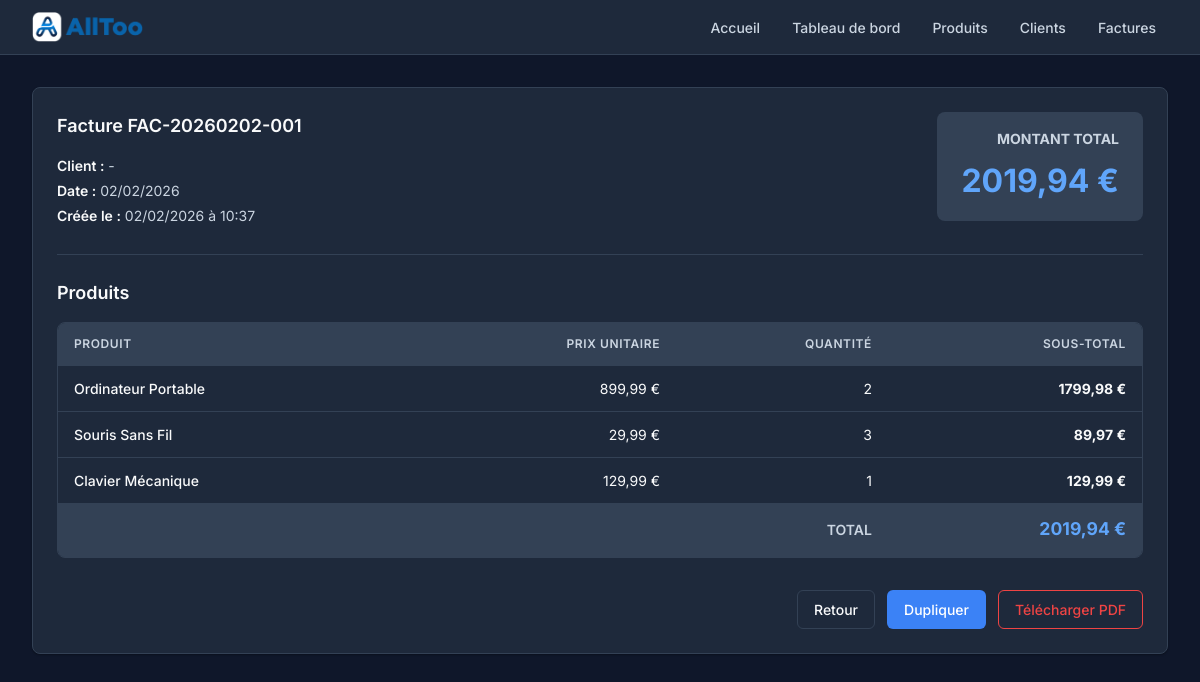
The page /factures/1/ on the database its author committed.
### invoices/models.py (models this page shows, shortened)
class Invoice(models.Model):
    client = models.ForeignKey(
        Client,
        on_delete=models.SET_NULL,
        null=True,
        blank=True,
        verbose_name="Client",
        related_name="invoices"
    )
    invoice_number = models.CharField(
        max_length=50,
        unique=True,
        verbose_name="Numéro de facture"
    )
    date = models.DateField(default=timezone.now, verbose_name="Date")
    total_amount = models.DecimalField(
        max_digits=10,
        decimal_places=2,
        default=0,
        verbose_name="Montant total"
    )
    include_vat = models.BooleanField(
        default=False,
        verbose_name="Inclure la TVA (20%)"
    )
    created_at = models.DateTimeField(auto_now_add=True, verbose_name="Créé le")
    updated_at = models.DateTimeField(auto_now=True, verbose_name="Modifié le")
    class Meta:
        verbose_name = "Facture"
        verbose_name_plural = "Factures"
        ordering = ['-date', '-created_at']

class InvoiceItem(models.Model):
    invoice = models.ForeignKey(
        Invoice,
        on_delete=models.CASCADE,
        related_name='items',
        verbose_name="Facture"
    )
    product = models.ForeignKey(
        Product,
        on_delete=models.PROTECT,
        verbose_name="Produit"
    )
    quantity = models.IntegerField(
        validators=[MinValueValidator(1)],
        verbose_name="Quantité"
    )
    unit_price = models.DecimalField(
        max_digits=10,
        decimal_places=2,
        verbose_name="Prix unitaire"
    )
    subtotal = models.DecimalField(
        max_digits=10,
        decimal_places=2,
        verbose_name="Sous-total"
    )
    class Meta:
        verbose_name = "Ligne de facture"
        verbose_name_plural = "Lignes de facture"
        unique_together = ['invoice', 'product']

class Product(models.Model):
    name = models.CharField(max_length=200, verbose_name="Nom")
    description = models.TextField(blank=True, verbose_name="Description")
    unit_price = models.DecimalField(
        max_digits=10,
        decimal_places=2,
        validators=[MinValueValidator(Decimal('0.01'))],
        verbose_name="Prix unitaire"
    )
    stock_quantity = models.IntegerField(
        default=0,
        validators=[MinValueValidator(0)],
        verbose_name="Quantité en stock"
    )
    expiration_date = models.DateField(
        null=True,
        blank=True,
        verbose_name="Date de péremption"
    )
    created_at = models.DateTimeField(auto_now_add=True, verbose_name="Créé le")
    updated_at = models.DateTimeField(auto_now=True, verbose_name="Modifié le")
    class Meta:
        verbose_name = "Produit"
        verbose_name_plural = "Produits"
        ordering = ['-created_at']

### invoices/views.py (the view)
# urls.py: path('factures/<int:pk>/', views.invoice_detail, name='invoice_detail'),
def invoice_detail(request, pk):
    invoice = get_object_or_404(Invoice, pk=pk)
    return render(request, 'invoices/invoice_detail.html', {
        'invoice': invoice,
    })

### templates/invoices/invoice_detail.html (shortened to what this page needs)
{% extends 'base.html' %}
{% block content %}
<div class="card">
    <div class="invoice-header">
        <div class="invoice-meta">
            <h3>Facture {{ invoice.invoice_number }}</h3>
            <p><strong>Client :</strong> {{ invoice.client.name|default:"-" }}</p>
            <p><strong>Date :</strong> {{ invoice.date|date:"d/m/Y" }}</p>
            <p><strong>Créée le :</strong> {{ invoice.created_at|date:"d/m/Y à H:i" }}</p>
        </div>
        <div class="invoice-total-block">
            <h3>Montant Total</h3>
            <div class="total-display">{{ invoice.total_amount }} €</div>
        </div>
    </div>
    <h3 style="font-size: 1.125rem; font-weight: 600; margin-bottom: 1rem;">Produits</h3>
    {% if invoice.items.all %}
    <div class="table-container">
        <table>
            <thead>
                <tr>
                    <th>Produit</th>
                    <th style="text-align: right;">Prix Unitaire</th>
                    <th style="text-align: right;">Quantité</th>
                    <th style="text-align: right;">Sous-total</th>
                </tr>
            </thead>
            <tbody>
                {% for item in invoice.items.all %}
                <tr>
                    <td><strong style="font-weight: 500;">{{ item.product.name }}</strong></td>
                    <td style="text-align: right;">{{ item.unit_price }} €</td>
                    <td style="text-align: right;">{{ item.quantity }}</td>
                    <td style="text-align: right;"><strong style="color: var(--text-primary);">{{ item.subtotal }}
                            €</strong></td>
                </tr>
                {% endfor %}
            </tbody>
            <tfoot>
                <tr style="background: var(--bg-tertiary);">
                    <td colspan="3"
                        style="text-align: right; padding: 1rem; font-weight: 600; color: var(--text-secondary);">TOTAL
                    </td>
                    <td style="text-align: right; font-weight: 700; color: var(--brand-primary); font-size: 1.1rem;">{{ invoice.total_amount }} €</td>
                </tr>
            </tfoot>
        </table>
    </div>
    {% else %}
    <div
        style="text-align: center; padding: 3rem; color: var(--text-secondary); background: var(--bg-tertiary); border-radius: 8px;">
        <p>Aucun produit dans cette facture.</p>
    </div>
    {% endif %}
    <div class="btn-group" style="margin-top: 2rem; justify-content: flex-end;">
        <a href="{% url 'invoice_list' %}" class="btn btn-secondary">Retour</a>
        <a href="{% url 'invoice_duplicate' invoice.pk %}" class="btn btn-primary">Dupliquer</a>
        <a href="{% url 'invoice_pdf' invoice.pk %}" class="btn btn-danger" target="_blank">Télécharger PDF</a>
    </div>
</div>
{% endblock %}

### static/css/style.css (style rules this page uses)
:root { --bg-primary: #f3f4f6; --bg-secondary: #ffffff; --bg-tertiary: #f9fafb; --text-primary: #111827; --text-secondary: #6b7280; --text-muted: #9ca3af; --border-color: #e5e7eb; --border-focus: #3b82f6; --brand-dark: #0f172a; --brand-primary: #3b82f6; --brand-hover: #2563eb; --success: #10b981; --success-bg: #d1fae5; --success-text: #065f46; --danger: #ef4444; --danger-bg: #fee2e2; --danger-text: #b91c1c; --warning: #f59e0b; --warning-bg: #fef3c7; --warning-text: #92400e; --shadow-sm: 0 1px 2px 0 rgba(0, 0, 0, 0.05); --shadow: 0 1px 3px 0 rgba(0, 0, 0, 0.1), 0 1px 2px 0 rgba(0, 0, 0, 0.06); --shadow-md: 0 4px 6px -1px rgba(0, 0, 0, 0.1), 0 2px 4px -1px rgba(0, 0, 0, 0.06); --shadow-lg: 0 10px 15px -3px rgba(0, 0, 0, 0.1), 0 4px 6px -2px rgba(0, 0, 0, 0.05); --transition: all 0.2s cubic-bezier(0.4, 0, 0.2, 1); }
[data-theme="dark"] { --bg-primary: #0f172a; --bg-secondary: #1e293b; --bg-tertiary: #334155; --text-primary: #f9fafb; --text-secondary: #cbd5e1; --text-muted: #94a3b8; --border-color: #334155; --brand-dark: #3b82f6; --brand-primary: #60a5fa; --brand-hover: #2563eb; --shadow-sm: 0 1px 2px 0 rgba(0, 0, 0, 0.3); --shadow: 0 1px 3px 0 rgba(0, 0, 0, 0.3); }
* { margin: 0; padding: 0; box-sizing: border-box; }
body { font-family: 'Inter', -apple-system, BlinkMacSystemFont, "Segoe UI", Roboto, "Helvetica Neue", Arial, sans-serif; background-color: var(--bg-primary); color: var(--text-primary); line-height: 1.5; -webkit-font-smoothing: antialiased; -moz-osx-font-smoothing: grayscale; }
a { color: var(--brand-primary); text-decoration: none; font-weight: 500; transition: var(--transition); }
.card { background: var(--bg-secondary); border: 1px solid var(--border-color); border-radius: 8px; box-shadow: var(--shadow-sm); padding: 1.5rem; margin-bottom: 1.5rem; }
.btn { display: inline-flex; align-items: center; justify-content: center; padding: 0.5rem 1rem; border-radius: 6px; font-weight: 500; font-size: 0.875rem; cursor: pointer; transition: var(--transition); border: 1px solid transparent; gap: 0.5rem; }
.btn-primary { background-color: var(--brand-dark); color: white; }
.btn-secondary { background-color: var(--bg-secondary); border-color: var(--border-color); color: var(--text-primary); }
.btn-danger { background-color: var(--bg-secondary); border-color: var(--danger); color: var(--danger); }
.btn-group { display: flex; gap: 0.75rem; align-items: center; margin-top: 1.5rem; }
.table-container { overflow-x: auto; border: 1px solid var(--border-color); border-radius: 8px; }
table { width: 100%; border-collapse: collapse; font-size: 0.875rem; }
thead { background-color: var(--bg-tertiary); }
th { padding: 0.75rem 1rem; text-align: left; font-weight: 600; color: var(--text-secondary); text-transform: uppercase; font-size: 0.75rem; letter-spacing: 0.05em; border-bottom: 1px solid var(--border-color); }
td { padding: 0.75rem 1rem; color: var(--text-primary); border-bottom: 1px solid var(--border-color); }
tbody tr:last-child td { border-bottom: none; }
.invoice-header { display: flex; justify-content: space-between; align-items: flex-start; padding-bottom: 1.5rem; margin-bottom: 1.5rem; border-bottom: 1px solid var(--border-color); }
.invoice-meta h3 { font-size: 1.125rem; font-weight: 600; margin-bottom: 1rem; color: var(--text-primary); }
.invoice-meta p { color: var(--text-secondary); margin-bottom: 0.25rem; font-size: 0.875rem; }
.invoice-meta strong { color: var(--text-primary); font-weight: 600; }
.invoice-total-block { text-align: right; background: var(--bg-tertiary); padding: 1rem 1.5rem; border-radius: 8px; }
.invoice-total-block h3 { font-size: 0.875rem; text-transform: uppercase; color: var(--text-secondary); margin-bottom: 0.5rem; }
.total-display { font-size: 2rem; font-weight: 700; color: var(--brand-primary); }

### rows shown on the page
Invoice: invoice_number "FAC-20260202-001", client.name "-", date "02/02/2026", created_at "02/02/2026 à 10:37", total_amount "2019,94"
InvoiceItem: product.name "Ordinateur Portable", unit_price "899,99", quantity "2", subtotal "1799,98"
InvoiceItem: product.name "Souris Sans Fil", unit_price "29,99", quantity "3", subtotal "89,97"
InvoiceItem: product.name "Clavier Mécanique", unit_price "129,99", quantity "1", subtotal "129,99"
